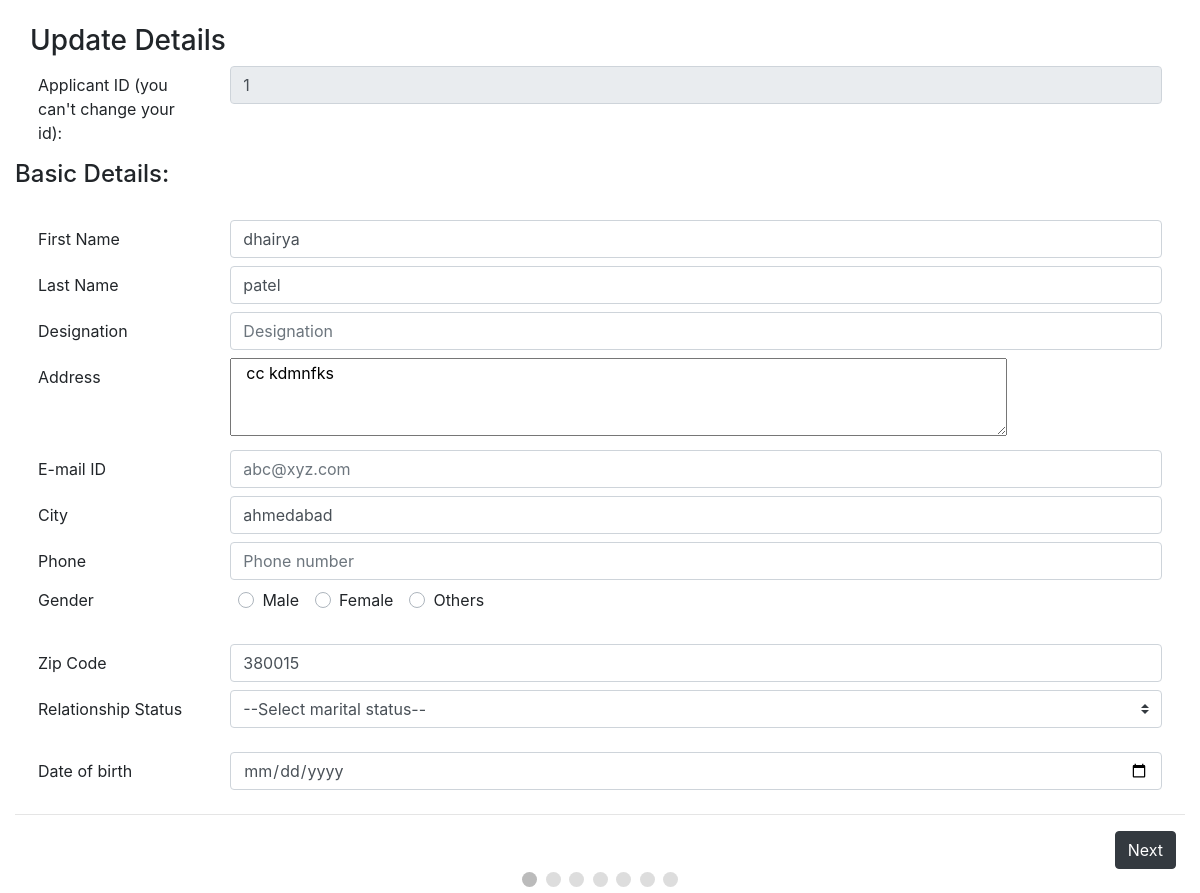
/editApplication/1, run on the app's committed database.
### jobform/models.py (models this page shows)
class JobApplication(models.Model):
    fname = models.CharField(max_length=200, blank=True)
    lname = models.CharField(max_length=200, blank=True)
    designation = models.CharField(max_length=200, blank=True)
    address = models.CharField(max_length=200, blank=True)
    mail = models.EmailField(max_length=254)
    city = models.CharField(max_length=200, blank=True)
    phone = models.CharField(max_length=200, blank=True)
    gender = models.CharField(max_length=200, blank=True)
    zip = models.CharField(max_length=200, blank=True)
    relation_status = models.CharField(max_length=200, blank=True)
    dob = models.CharField(max_length=200, null=True)
    ssc_board_name = models.CharField(max_length=200, blank=True)
    ssc_year = models.CharField(max_length=200, blank=True)
    ssc_score = models.CharField(max_length=200, blank=True)
    hsc_dip_board_name = models.CharField(max_length=200, blank=True)
    hsc_dip_year = models.CharField(max_length=200, blank=True)
    hsc_dip_score = models.CharField(max_length=200, blank=True)
    bachelor_course_name = models.CharField(max_length=200, blank=True)
    bachelor_uni_name = models.CharField(max_length=200, blank=True)
    bachelor_year = models.CharField(max_length=200, blank=True)
    bachelor_score = models.CharField(max_length=200, blank=True)
    master_course_name = models.CharField(max_length=200, blank=True)
    master_uni_name = models.CharField(max_length=200, blank=True)
    master_year = models.CharField(max_length=200, blank=True)
    master_score = models.CharField(max_length=200, blank=True)
    workexp_company1_name = models.CharField(max_length=200, blank=True)
    workexp_company1_designation = models.CharField(max_length=200, blank=True)
    workexp_company1_start_date = models.CharField(max_length=200, blank=True)
    workexp_company1_end_date = models.CharField(max_length=200, blank=True)
    workexp_company2_name = models.CharField(max_length=200, blank=True)
    workexp_company2_designation = models.CharField(max_length=200, blank=True)
    workexp_company2_start_date = models.CharField(max_length=200, blank=True)
    workexp_company2_end_date = models.CharField(max_length=200, blank=True)
    workexp_company3_name = models.CharField(max_length=200, blank=True)
    workexp_company3_designation = models.CharField(max_length=200, blank=True)
    workexp_company3_start_date = models.CharField(max_length=200, blank=True)
    workexp_company3_end_date = models.CharField(max_length=200, blank=True)
    Language1 = models.CharField(max_length=200, blank=True)
    Language1_read = models.CharField(max_length=200, blank=True)
    Language1_write = models.CharField(max_length=200, blank=True)
    Language1_speak = models.CharField(max_length=200, blank=True)
    Language2 = models.CharField(max_length=200, blank=True)
    Language2_read = models.CharField(max_length=200, blank=True)
    Language2_write = models.CharField(max_length=200, blank=True)
    Language2_speak = models.CharField(max_length=200, blank=True)
    Language3 = models.CharField(max_length=200, blank=True)
    Language3_Read = models.CharField(max_length=200, blank=True)
    Language3_Write = models.CharField(max_length=200, blank=True)
    Language3_Speak = models.CharField(max_length=200, blank=True)
    PHP = models.CharField(max_length=200, blank=True)
    beginnerPHP = models.CharField(max_length=200, blank=True)
    MideatorPHP = models.CharField(max_length=200, blank=True)
    ExpertPHP = models.CharField(max_length=200, blank=True)
    MYSQL = models.CharField(max_length=200, blank=True)
    BeginnerMYSQL = models.CharField(max_length=200, blank=True)
    MideatorMYSQL = models.CharField(max_length=200, blank=True)
    ExpertMYSQL = models.CharField(max_length=200, blank=True)
    Laravel = models.CharField(max_length=200, blank=True)
    BeginnerLaravel = models.CharField(max_length=200, blank=True)
    MideatorLaravel = models.CharField(max_length=200, blank=True)
    ExpertLaravel = models.CharField(max_length=200, blank=True)
    Oracle = models.CharField(max_length=200, blank=True)
    BeginnerOracle = models.CharField(max_length=200, blank=True)
    MideatorOracle = models.CharField(max_length=200, blank=True)
    ExpertOracle = models.CharField(max_length=200, blank=True)
    ref_name1 = models.CharField(max_length=200, blank=True)
    ref_contact1 = models.CharField(max_length=200, blank=True)
    ref_relation1 = models.CharField(max_length=200, blank=True)
    ref_name2 = models.CharField(max_length=200, blank=True)
    ref_contact2 = models.CharField(max_length=200, blank=True)
    ref_relation2 = models.CharField(max_length=200, blank=True)
    location1 = models.CharField(max_length=200, blank=True)
    location2 = models.CharField(max_length=200, blank=True)
    location3 = models.CharField(max_length=200, blank=True)
    noticeperiod = models.CharField(max_length=200, blank=True)
    expectedCTC = models.CharField(max_length=200, blank=True)
    currentCTC = models.CharField(max_length=200, blank=True)
    Department = models.CharField(max_length=200, null=True)
    date_submitted = models.DateTimeField(auto_now_add=True)
    class Meta:
        db_table = "Applications_master"

### jobform/views.py (the view)
# urls.py: path('editApplication/<int:id>', views.editApplication),
def editApplication(request, id):
    applications = JobApplication.objects.get(id=id)
    return render(request, 'editApplication.html', {'application': applications})

### jobform/templates/editApplication.html (shortened to what this page needs)
<!DOCTYPE html>
<html lang="en">
<head>
    <link rel="stylesheet" href="https://cdn.jsdelivr.net/npm/bootstrap@4.6.0/dist/css/bootstrap.min.css">
</head>
<body>
    <form method="POST" class="post-form" id="regForm" action="/updateApplication/{{application.id}}">
        <div class="container-fluid">
            <br>
            <div class="col-sm-10 h3 text-*-center">
                Update Details
            </div>
            <div class="tab">
                <div class="form-group row mb-2 mr-2 ml-2">
                    <label class="col-sm-2 col-form-label">Applicant ID (you can't change your id):</label>
                    <div class="col-sm-10">
                        <input type="text" class="form-control" name="id" id="id_eid" readonly value="{{ application.id }}" />
                    </div>
                </div>
                <fieldset>
                    <legend class="h4">Basic Details:</legend>
                    <br>
                    <div class="form-group row mb-2 mr-2 ml-2">
                        <label class="col-sm-2 col-form-label">First Name</label>
                        <div class="col-sm-10">
                            <input type="text" class="form-control" placeholder="First Name" name='fname' value="{{ application.fname }}">
                        </div>
                    </div>
                    <div class="form-group row mb-2 mr-2 ml-2">
                        <label class="col-sm-2 col-form-label">Last Name</label>
                        <div class="col-sm-10">
                            <input type="text" class="form-control" placeholder="Last Name" name='lname' value="{{ application.lname }}">
                        </div>
                    </div>
                    <div class="form-group row mb-2 mr-2 ml-2">
                        <label class="col-sm-2 col-form-label">Designation</label>
                        <div class="col-sm-10">
                            <input type="text" class="form-control" placeholder="Designation" name='designation' value="{{ application.designation }}">
                        </div>
                    </div>
                    <div class="form-group row mb-2 mr-2 ml-2">
                        <label for="exampleFormControlTextarea1" class="col-sm-2 col-form-label">Address</label>
                        <div class="col-sm-10">
                            <textarea class="col-sm-10" id="exampleFormControlTextarea1" rows="3" placeholder="Address" name='address'>{{ application.address }}</textarea>
                        </div>
                    </div>
                    <div class="form-group row mb-2 mr-2 ml-2">
                        <label class="col-sm-2 col-form-label">E-mail ID</label>
                        <div class="col-sm-10">
                            <input type="text" class="form-control" placeholder="abc@xyz.com" name='mail' value="{{ application.mail }}">
                        </div>
                    </div>
                    <div class="form-group row mb-2 mr-2 ml-2">
                        <label class="col-sm-2 col-form-label">City</label>
                        <div class="col-sm-10">
                            <input type="text" class="form-control" placeholder="City" name='city' value="{{ application.city }}">
                        </div>
                    </div>
                    <div class="form-group row mb-2 mr-2 ml-2">
                        <label class="col-sm-2 col-form-label">Phone</label>
                        <div class="col-sm-10">
                            <input type="text" class="form-control" placeholder="Phone number" name='phone' value="{{ application.phone }}">
                        </div>
                    </div>
                    <div class="row form-group row mb-2 mr-2 ml-2">
                        <span class="col-sm-2">Gender</span>
                        <div class="custom-control custom-radio custom-control-inline" style="margin-left: 2%;">
                            <label class="custom-control-label" for="Male">Male</label>
                        </div>
                        <div class="custom-control custom-radio custom-control-inline">
                            <label class="custom-control-label" for="Female">Female</label>
                        </div>
                        <div class="custom-control custom-radio custom-control-inline">
                            <label class="custom-control-label" for="Others">Others</label>
                        </div>
                    </div>
                    <br>
                    <div class="form-group row mb-2 mr-2 ml-2">
                        <label class="col-sm-2 col-form-label">Zip Code</label>
                        <div class="col-sm-10">
                            <input type="text" class="form-control" placeholder="zip code" name='zip' value="{{ application.zip }}">
                        </div>
                    </div>
                    <div class="form-group row mb-2 mr-2 ml-2">
                        <label class="col-sm-2 col-form-label">Relationship Status</label>
                        <div class="col-sm-10">
                            <select class="custom-select custom-select mb-3" name="relation_status">
                                <option value="hm">--Select marital status--</option>
                            </select>
                        </div>
                    </div>
                    <div class="form-group row mb-2 mr-2 ml-2">
                        <label class="col-sm-2 col-form-label">Date of birth</label>
                        <div class="col-sm-10">
                            <input type="date" class="form-control" name='dob' value="{{ application.dob }}">
                        </div>
                    </div>
                </fieldset>
            </div>
            <hr>
        </div>
        <div style="overflow:auto;">
            <div style="float:right;" class="pr-4">
                <button type="button" class="btn btn-dark" id="nextBtn" onclick="nextPrev(1)" style="box-shadow: none;">Next</button>
            </div>
        </div>
        <div style="text-align:center;">
            <span class="step"></span>
            <span class="step"></span>
            <span class="step"></span>
            <span class="step"></span>
            <span class="step"></span>
            <span class="step"></span>
            <span class="step"></span>
        </div>
    </form>
</body>
</html>

### jobform/templates/editApplication.html (style rules this page uses)
.tab { display: none; }
button { background-color: #04AA6D; color: #ffffff; border: none; padding: 0.625em 1.25em; cursor: pointer; }
.step { height: 0.9375em; width: 0.9375em; margin: 0 2px; background-color: #bbbbbb; border: none; border-radius: 50%; display: inline-block; opacity: 0.5; }
.step.active { opacity: 1; }

### data on the page
JobApplication: id "1", fname "dhairya", lname "patel", address "cc kdmnfks", city "ahmedabad", zip "380015"
